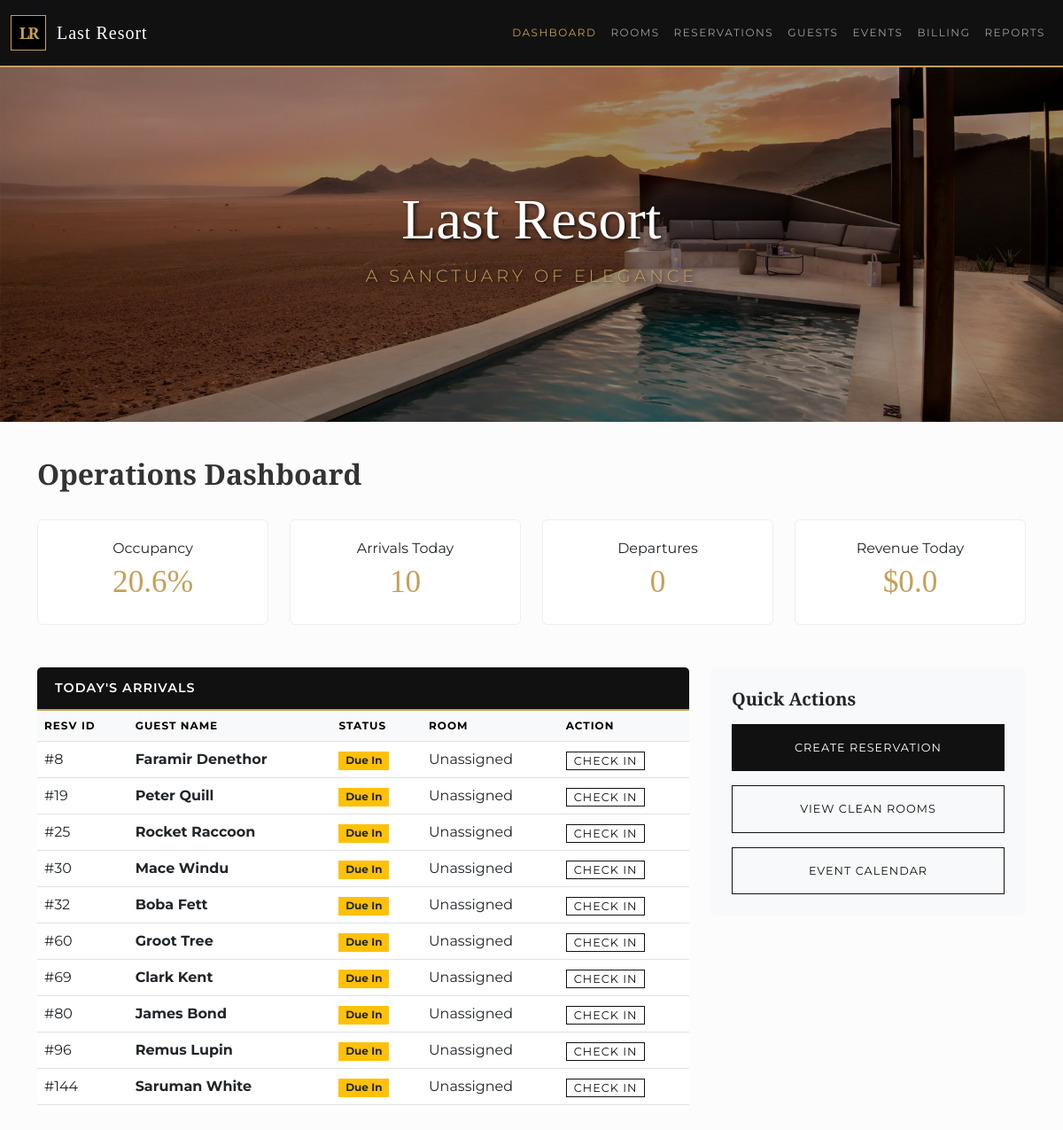
The page / on the database its author committed.
### tables this page shows
CREATE TABLE reservation (
    resvId INTEGER PRIMARY KEY,
    partyId INTEGER, 
    dateCreated DATETIME DEFAULT CURRENT_TIMESTAMP,
    startDate DATE,
    roomId INTEGER,
    endDate DATE,
    status TEXT, 
    FOREIGN KEY(partyId) REFERENCES party(partyId),
    FOREIGN KEY(roomId) REFERENCES room(roomId)
);

### app.py (the view)
@app.route('/')
def dashboard():
    db = get_db()
    occupancy = db.execute("SELECT COUNT(*) FROM room WHERE currentStatus = 'Occupied'").fetchone()[0]
    total_rooms = db.execute("SELECT COUNT(*) FROM room").fetchone()[0]
    occupancy_rate = round((occupancy / total_rooms * 100), 1) if total_rooms > 0 else 0
    today_arrivals = db.execute("""
        SELECT r.resvId,
               COALESCE(pe.firstName || ' ' || pe.lastName, o.orgName) as guestName,
               r.status, rm.roomNumber
        FROM reservation r
        JOIN party py ON r.partyId = py.partyId
        LEFT JOIN person pe ON py.partyId = pe.partyId
        LEFT JOIN organization o ON py.partyId = o.partyId
        LEFT JOIN room_assignment ra ON r.resvId = ra.resvId
        LEFT JOIN room rm ON ra.roomId = rm.roomId
        WHERE r.startDate <= date('now') AND r.status = 'Booked'
    """).fetchall()
    revenue = db.execute("SELECT SUM(amount) FROM charge WHERE dateIncurred = date('now')").fetchone()[0] or 0.00
    kpi = {
        "occupancy": occupancy_rate,
        "arrivals": len(today_arrivals),
        "departures": 0,
        "revenue": revenue
    }
    return render_template('dashboard.html', kpi=kpi, arrivals=today_arrivals, active_page='dashboard')

### app.py (called while the page is built)
def get_db():
    db = getattr(g, '_database', None)
    if db is None:
        db = g._database = sqlite3.connect(DATABASE)
        db.row_factory = sqlite3.Row
    return db

@app.teardown_appcontext
def close_connection(exception):
    db = getattr(g, '_database', None)
    if db is not None:
        db.close()

### templates/dashboard.html
{% extends "base.html" %}
{% block content %}
<div class="d-flex justify-content-between align-items-center mb-4">
    <h2>Operations Dashboard</h2>
</div>
<div class="row mb-5">
    <div class="col-md-3"><div class="card kpi-card"><div class="kpi-label">Occupancy</div><div class="kpi-value">{{ kpi.occupancy }}%</div></div></div>
    <div class="col-md-3"><div class="card kpi-card"><div class="kpi-label">Arrivals Today</div><div class="kpi-value">{{ kpi.arrivals }}</div></div></div>
    <div class="col-md-3"><div class="card kpi-card"><div class="kpi-label">Departures</div><div class="kpi-value">{{ kpi.departures }}</div></div></div>
    <div class="col-md-3"><div class="card kpi-card"><div class="kpi-label">Revenue Today</div><div class="kpi-value">${{ kpi.revenue }}</div></div></div>
</div>
<div class="row">
    <div class="col-lg-8">
        <div class="card border-0">
            <div class="card-header bg-dark-blue text-white">
                <h5 class="mb-0 text-white" style="font-family: 'Montserrat', sans-serif; letter-spacing: 1px; font-size: 0.9rem;">TODAY'S ARRIVALS</h5>
            </div>
            <table class="table table-hover mb-0">
                <thead class="table-light"><tr><th>Resv ID</th><th>Guest Name</th><th>Status</th><th>Room</th><th>Action</th></tr></thead>
                <tbody>
                    {% for item in arrivals %}
                    <tr>
                        <td>#{{ item.resvId }}</td>
                        <td><strong>{{ item.guestName }}</strong></td>
                        <td><span class="badge bg-warning text-dark rounded-0">Due In</span></td>
                        <td>{{ item.roomNumber if item.roomNumber else 'Unassigned' }}</td>
                        <td><a href="/checkin/{{ item.resvId }}" class="btn btn-sm btn-outline-dark py-0">Check In</a></td>
                    </tr>
                    {% else %}
                    <tr><td colspan="5" class="text-center p-3">No arrivals for today.</td></tr>
                    {% endfor %}
                </tbody>
            </table>
        </div>
    </div>
    <div class="col-lg-4">
        <div class="card border-0 bg-light p-4">
            <h5 class="mb-3">Quick Actions</h5>
            <div class="d-grid gap-3">
                <a href="/reservations/new" class="btn btn-primary py-3">Create Reservation</a>
                <a href="/rooms?status=Clean" class="btn btn-outline-dark py-3">View Clean Rooms</a>
                <a href="/events" class="btn btn-outline-dark py-3">Event Calendar</a>
            </div>
        </div>
    </div>
</div>
{% endblock %}

### static/css/style.css (style rules this page uses)
:root { --primary-black: #111; --primary-gold: #c5a059; --text-dark: #333; --table-header-grey: #f8f9fa; --border-color: #e5e5e5; --status-clean: #27ae60; --status-occupied: #f39c12; --status-dirty: #c0392b; }
body { font-family: 'Montserrat', sans-serif; background-color: #fcfcfc; color: var(--text-dark); }
h1, h2, h3, h4, h5, h6 { font-family: 'Cinzel', serif; font-weight: 600; }
.bg-dark-blue { background-color: var(--primary-black) !important; border-bottom: 2px solid var(--primary-gold); padding: 12px 0; }
.table-custom thead, .table-hover thead { background-color: var(--table-header-grey); color: var(--primary-black); font-family: 'Montserrat', sans-serif; font-size: 0.75rem; text-transform: uppercase; letter-spacing: 1px; }
.card-header { padding: 15px 20px !important; }
.kpi-card { background: white; border: 1px solid #eee; padding: 20px; text-align: center; }
.kpi-value { color: var(--primary-gold); font-family: 'Cinzel', serif; font-size: 2.2rem; }
.btn { border-radius: 0 !important; text-transform: uppercase; font-family: 'Montserrat', sans-serif; letter-spacing: 1px; font-size: 0.8rem; }
.btn-primary { background-color: var(--primary-black); border-color: var(--primary-black); color: white; }
.btn-outline-dark { border-color: var(--primary-black); color: var(--primary-black); }

### rows shown on the page
reservation: resvId "8", guestName "Faramir Denethor", roomNumber "Unassigned"
reservation: resvId "19", guestName "Peter Quill", roomNumber "Unassigned"
reservation: resvId "25", guestName "Rocket Raccoon", roomNumber "Unassigned"
reservation: resvId "30", guestName "Mace Windu", roomNumber "Unassigned"
reservation: resvId "32", guestName "Boba Fett", roomNumber "Unassigned"
reservation: resvId "60", guestName "Groot Tree", roomNumber "Unassigned"
reservation: resvId "69", guestName "Clark Kent", roomNumber "Unassigned"
reservation: resvId "80", guestName "James Bond", roomNumber "Unassigned"
reservation: resvId "96", guestName "Remus Lupin", roomNumber "Unassigned"
reservation: resvId "144", guestName "Saruman White", roomNumber "Unassigned"

### other values the page prints
{{ kpi.occupancy }} "20.6"
{{ kpi.arrivals }} "10"
{{ kpi.departures }} "0"
{{ kpi.revenue }} "0.0"
